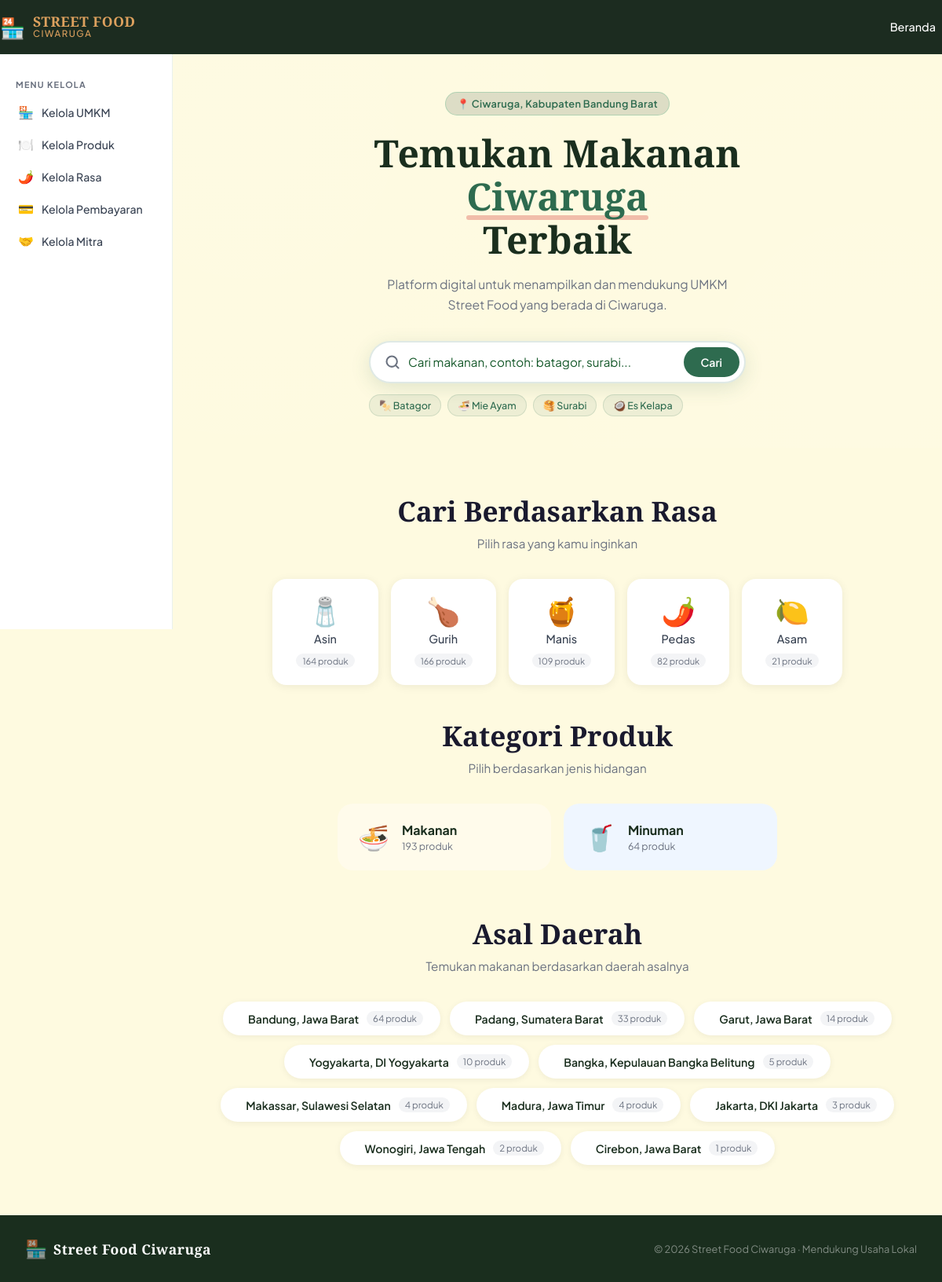
The page / on the database its author committed.
### tables this page shows
CREATE TABLE `kategori_rasa` (
  `id_rasa` int(11) NOT NULL,
  `jenis_rasa` varchar(50) NOT NULL
);

### index.php (the view, shortened to what this page needs)
<?php
require_once 'koneksi.php';
$queryRasa   = "SELECT * FROM kategori_rasa ORDER BY id_rasa ASC";
$resultRasa  = mysqli_query($koneksi, $queryRasa);
$rasaCounts  = [];
$countResult = mysqli_query($koneksi, "
    SELECT kr.jenis_rasa, COUNT(pr.id_produk) as total
    FROM kategori_rasa kr
    LEFT JOIN produk_rasa pr ON kr.id_rasa = pr.id_rasa
    GROUP BY kr.id_rasa
");
while ($row = mysqli_fetch_assoc($countResult)) {
    $rasaCounts[$row['jenis_rasa']] = $row['total'];
}
$kategoriCounts = [];
$katResult = mysqli_query($koneksi, "
    SELECT kategori_produk, COUNT(*) as total
    FROM produk
    WHERE kategori_produk IN ('Makanan','Minuman')
    GROUP BY kategori_produk
");
while ($row = mysqli_fetch_assoc($katResult)) {
    $kategoriCounts[$row['kategori_produk']] = $row['total'];
}
$asalList   = [];
$asalResult = mysqli_query($koneksi, "
    SELECT asal_daerah, COUNT(*) as total
    FROM produk
    WHERE asal_daerah IS NOT NULL
      AND asal_daerah != ''
      AND asal_daerah != 'NULL'
    GROUP BY asal_daerah
    HAVING total > 0
    ORDER BY total DESC
");
while ($row = mysqli_fetch_assoc($asalResult)) {
    $asalList[] = $row;
}
?>
<!DOCTYPE html>
<html lang="id">
<head>
  <link rel="stylesheet" href="style.css" />
</head>
<body>
  <header class="navbar">
    <div class="nav-inner">
      <a href="index.php" class="brand" style="text-decoration:none;">
        <span class="brand-icon">🏪</span>
        <div class="brand-text">
          <span class="brand-name">STREET FOOD</span>
          <span class="brand-sub">Ciwaruga</span>
        </div>
      </a>
      <nav class="nav-links">
        <a href="index.php" class="active">Beranda</a>
      </nav>
    </div>
  </header>
  <div class="page-body">
    <aside class="sidebar">
      <div class="sidebar-section">
        <span class="sidebar-label">Menu Kelola</span>
        <a href="umkm.php" class="sidebar-link"><span class="sidebar-icon">🏪</span> Kelola UMKM</a>
        <a href="produk.php" class="sidebar-link"><span class="sidebar-icon">🍽️</span> Kelola Produk</a>
        <a href="kategori_rasa.php" class="sidebar-link"><span class="sidebar-icon">🌶️</span> Kelola Rasa</a>
        <a href="bayar.php" class="sidebar-link"><span class="sidebar-icon">💳</span> Kelola Pembayaran</a>
        <a href="mitra.php" class="sidebar-link"><span class="sidebar-icon">🤝</span> Kelola Mitra</a>
      </div>
    </aside>
    <div class="main-content">
      <section class="hero">
        <div class="hero-bg-pattern"></div>
        <div class="hero-content">
          <div class="hero-badge">📍 Ciwaruga, Kabupaten Bandung Barat</div>
          <h1 class="hero-title">
            Temukan Makanan<br />
            <span class="highlight">Ciwaruga</span><br />
            Terbaik
          </h1>
          <p class="hero-desc">
            Platform digital untuk menampilkan dan mendukung UMKM Street Food yang berada di Ciwaruga.
          </p>
          <div class="search-wrap">
            <div class="search-bar">
              <svg class="search-icon" xmlns="http://www.w3.org/2000/svg" viewBox="0 0 24 24" fill="none"
                stroke="currentColor" stroke-width="2.5" stroke-linecap="round" stroke-linejoin="round">
                <circle cx="11" cy="11" r="8" />
                <line x1="21" y1="21" x2="16.65" y2="16.65" />
              </svg>
              <input type="text" id="searchInput" placeholder="Cari makanan, contoh: batagor, surabi..." />
              <button class="search-btn" onclick="doSearch()">Cari</button>
            </div>
            <div class="search-tags">
              <span onclick="quickSearch('Batagor')">🍢 Batagor</span>
              <span onclick="quickSearch('Mie Ayam')">🍜 Mie Ayam</span>
              <span onclick="quickSearch('Surabi')">🥞 Surabi</span>
              <span onclick="quickSearch('Es Kelapa')">🥥 Es Kelapa</span>
            </div>
          </div>
        </div>
      </section>
      <section class="flavor-section">
        <div class="flavor-section-header">
          <h2>Cari Berdasarkan Rasa</h2>
          <p>Pilih rasa yang kamu inginkan</p>
        </div>
        <div class="flavor-grid">
          <?php
          $emojiRasa = ['Asin'=>'🧂','Gurih'=>'🍗','Manis'=>'🍯','Pedas'=>'🌶️','Asam'=>'🍋'];
          mysqli_data_seek($resultRasa, 0);
          while ($rasa = mysqli_fetch_assoc($resultRasa)):
              $namaRasa = htmlspecialchars($rasa['jenis_rasa']);
              $emoji    = $emojiRasa[$namaRasa] ?? '🍽️';
              $total    = $rasaCounts[$namaRasa] ?? 0;
          ?>
          <div class="flavor-card" data-rasa="<?= $namaRasa ?>" onclick="filterByRasa('<?= $namaRasa ?>', this)">
            <span class="flavor-emoji"><?= $emoji ?></span>
            <span class="flavor-label"><?= $namaRasa ?></span>
            <?php if ($total > 0): ?>
            <span class="flavor-card-badge"><?= $total ?> produk</span>
            <?php endif; ?>
          </div>
          <?php endwhile; ?>
        </div>
      </section>
      <section class="kategori-section">
        <div class="flavor-section-header" style="text-align:center;">
          <h2>Kategori Produk</h2>
          <p>Pilih berdasarkan jenis hidangan</p>
        </div>
        <div class="kategori-grid">
          <?php
          $kategoriList = [
            'Makanan' => ['emoji'=>'🍜','color'=>'#f59e0b','bg'=>'#fffbeb'],
            'Minuman' => ['emoji'=>'🥤','color'=>'#3b82f6','bg'=>'#eff6ff'],
          ];
          foreach ($kategoriList as $namaKat => $info):
              $totalKat = $kategoriCounts[$namaKat] ?? 0;
          ?>
          <div class="kategori-card" data-kategori="<?= $namaKat ?>"
            style="--kat-color:<?= $info['color'] ?>;--kat-bg:<?= $info['bg'] ?>;"
            onclick="filterByKategori('<?= $namaKat ?>', this)">
            <span class="kategori-emoji"><?= $info['emoji'] ?></span>
            <div class="kategori-info">
              <span class="kategori-label"><?= $namaKat ?></span>
              <span class="kategori-count"><?= $totalKat ?> produk</span>
            </div>
          </div>
          <?php endforeach; ?>
        </div>
      </section>
      <section class="asal-section">
        <div class="flavor-section-header">
          <h2>Asal Daerah</h2>
          <p>Temukan makanan berdasarkan daerah asalnya</p>
        </div>
        <div class="asal-grid">
          <?php
          foreach ($asalList as $asal):
              $nama  = htmlspecialchars($asal['asal_daerah']);
              $total = $asal['total'];
          ?>
          <div class="asal-card" data-asal="<?= $nama ?>" onclick="filterByAsal('<?= addslashes($nama) ?>', this)">
            <span class="asal-nama"><?= $nama ?></span>
            <span class="asal-count"><?= $total ?> produk</span>
          </div>
          <?php endforeach; ?>
        </div>
      </section>
    </div>
  </div>
  <footer class="footer">
    <div class="footer-inner">
      <div class="footer-brand">
        <span class="brand-icon">🏪</span>
        <span class="brand-name">Street Food Ciwaruga</span>
      </div>
      <p class="footer-copy">© 2026 Street Food Ciwaruga · Mendukung Usaha Lokal</p>
    </div>
  </footer>
</body>
</html>

### index.php (style rules this page uses)
.page-body { display: flex; min-height: calc(100vh - 68px); }
.sidebar { width: 220px; flex-shrink: 0; background: var(--putih); border-right: 1px solid rgba(45, 106, 79, .10); padding: 32px 0; position: sticky; top: 68px; height: calc(100vh - 68px); overflow-y: auto; }
.sidebar-section { margin-bottom: 8px; }
.sidebar-label { font-size: .68rem; font-weight: 700; letter-spacing: 1.2px; text-transform: uppercase; color: var(--abu); padding: 0 20px 8px; display: block; }
.sidebar-link { display: flex; align-items: center; gap: 10px; padding: 10px 20px; text-decoration: none; font-size: .88rem; font-weight: 500; color: #374151; border-left: 3px solid transparent; transition: all .18s ease; }
.sidebar-icon { font-size: 1rem; width: 20px; text-align: center; }
.main-content { flex: 1; min-width: 0; overflow-x: hidden; }
.main-content .hero, .main-content .flavor-section, .main-content .kategori-section, .main-content .asal-section, .main-content .results-section { max-width: 100%; }
.main-content .hero { grid-template-columns: 1fr; text-align: center; justify-items: center; padding: 48px 32px 40px; }
.main-content .hero-badge { margin-left: auto; margin-right: auto; }
.main-content .hero-desc { margin-left: auto; margin-right: auto; text-align: center; }
.main-content .search-wrap { width: 100%; max-width: 560px; }
.flavor-section, .kategori-section, .asal-section, .results-section { display: flex; flex-direction: column; align-items: center; width: 100%; }
.flavor-section-header { text-align: center; width: 100%; max-width: 900px; }
.flavor-grid { justify-content: center; max-width: 900px; width: 100%; }
.asal-section { padding: 0 32px 56px; }
.asal-section-header, .asal-grid { width: 100%; max-width: 900px; }
.asal-grid { justify-content: center; }
.kategori-section { padding: 0 32px 56px; }
.kategori-grid { display: grid; grid-template-columns: repeat(2, 1fr); gap: 16px; max-width: 560px; margin: 0 auto; width: 100%; }
.kategori-card { display: flex; align-items: center; gap: 16px; background: var(--kat-bg, #f9fafb); border: 2px solid transparent; border-radius: 20px; padding: 20px 24px; cursor: pointer; transition: all .22s ease; position: relative; overflow: hidden; }
.kategori-card::before { content: ''; position: absolute; inset: 0; background: var(--kat-color, #6b7280); opacity: 0; transition: opacity .22s; }
.kategori-emoji { font-size: 2rem; position: relative; z-index: 1; transition: transform .22s; }
.kategori-info { display: flex; flex-direction: column; position: relative; z-index: 1; }
.kategori-label { font-weight: 700; font-size: 1rem; color: var(--gelap); }
.kategori-count { font-size: .78rem; color: var(--abu); margin-top: 2px; }
.asal-section { padding: 0 32px 64px; }
.asal-grid { display: flex; flex-wrap: wrap; gap: 12px; }
.asal-card { display: flex; align-items: center; gap: 10px; background: #fff; border: 2px solid transparent; border-radius: 50px; padding: 10px 20px; cursor: pointer; transition: all .2s ease; box-shadow: 0 2px 8px rgba(0, 0, 0, .06); }
.asal-nama { font-weight: 600; font-size: .88rem; color: var(--gelap); white-space: nowrap; transition: color .2s; }
.asal-count { font-size: .72rem; background: #f3f4f6; color: var(--abu); padding: 2px 8px; border-radius: 20px; white-space: nowrap; transition: all .2s; }

### rows shown on the page
kategori_rasa: jenis_rasa "🧂", jenis_rasa "Asin", jenis_rasa "164"
kategori_rasa: jenis_rasa "🍗", jenis_rasa "Gurih", jenis_rasa "166"
kategori_rasa: jenis_rasa "🍯", jenis_rasa "Manis", jenis_rasa "109"
kategori_rasa: jenis_rasa "🌶️", jenis_rasa "Pedas", jenis_rasa "82"
kategori_rasa: jenis_rasa "🍋", jenis_rasa "Asam", jenis_rasa "21"

### other values the page prints
$info['emoji'] "🍜"
$namaKat "Makanan"
$totalKat "193"
$info['emoji'] "🥤"
$namaKat "Minuman"
$totalKat "64"
$nama "Bandung, Jawa Barat"
$total "64"
$nama "Padang, Sumatera Barat"
$total "33"
$nama "Garut, Jawa Barat"
$total "14"
$nama "Yogyakarta, DI Yogyakarta"
$total "10"
$nama "Bangka, Kepulauan Bangka Belitung"
